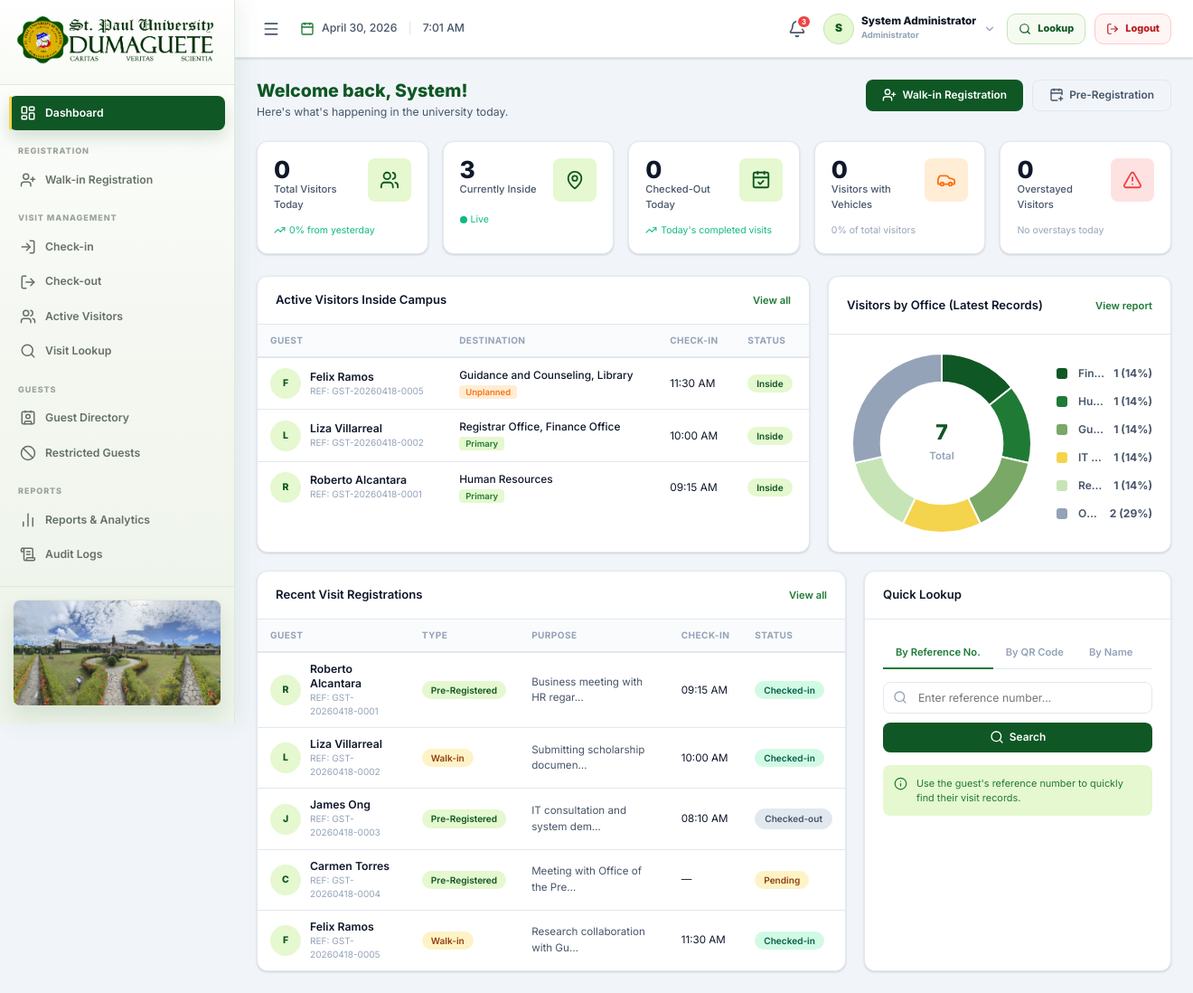
Screenshot of /public/dashboard/admin.php (signed in) with the database file from the repository.
### tables this page shows
CREATE TABLE IF NOT EXISTS `guest_visits` (
  `visit_id` INT(11) NOT NULL AUTO_INCREMENT,
  `guest_id` INT(11) NOT NULL,
  `visit_reference` VARCHAR(30) NOT NULL UNIQUE,        
  `qr_token` VARCHAR(100) DEFAULT NULL UNIQUE,          
  `registration_type` ENUM('pre_registered','walk_in') NOT NULL DEFAULT 'walk_in',
  `purpose_of_visit` TEXT NOT NULL,
  `visit_date` DATE NOT NULL,                           
  `expected_time_in` TIME DEFAULT NULL,                 
  `expected_time_out` TIME DEFAULT NULL,                
  `actual_check_in` DATETIME DEFAULT NULL,              
  `actual_check_out` DATETIME DEFAULT NULL,             
  `overall_status` ENUM('pending','checked_in','checked_out','cancelled','overstayed') NOT NULL DEFAULT 'pending',
  `has_vehicle` TINYINT(1) NOT NULL DEFAULT 0,
  `pass_number` VARCHAR(50) DEFAULT NULL,               
  `processed_by_guard_id` INT(11) DEFAULT NULL,         
  `notes` TEXT DEFAULT NULL,
  `created_at` DATETIME NOT NULL DEFAULT CURRENT_TIMESTAMP,
  `updated_at` DATETIME NOT NULL DEFAULT CURRENT_TIMESTAMP ON UPDATE CURRENT_TIMESTAMP,
  PRIMARY KEY (`visit_id`),
  FOREIGN KEY (`guest_id`) REFERENCES `guests`(`guest_id`) ON DELETE RESTRICT ON UPDATE CASCADE,
  FOREIGN KEY (`processed_by_guard_id`) REFERENCES `users`(`user_id`) ON DELETE SET NULL ON UPDATE CASCADE,
  INDEX `idx_visit_ref` (`visit_reference`),
  INDEX `idx_visit_qr` (`qr_token`),
  INDEX `idx_visit_date` (`visit_date`),
  INDEX `idx_visit_status` (`overall_status`)
);

CREATE TABLE IF NOT EXISTS `guests` (
  `guest_id` INT(11) NOT NULL AUTO_INCREMENT,
  `full_name` VARCHAR(150) NOT NULL,
  `contact_number` VARCHAR(20) DEFAULT NULL,
  `email` VARCHAR(150) DEFAULT NULL,
  `organization` VARCHAR(150) DEFAULT NULL,             
  `address` TEXT DEFAULT NULL,
  `id_type` VARCHAR(80) DEFAULT NULL,                   
  `id_number_masked` VARCHAR(50) DEFAULT NULL,          
  `photo_filename` VARCHAR(255) DEFAULT NULL,           
  `is_restricted` TINYINT(1) NOT NULL DEFAULT 0,        
  `restriction_reason` TEXT DEFAULT NULL,
  `created_at` DATETIME NOT NULL DEFAULT CURRENT_TIMESTAMP,
  `updated_at` DATETIME NOT NULL DEFAULT CURRENT_TIMESTAMP ON UPDATE CURRENT_TIMESTAMP,
  PRIMARY KEY (`guest_id`),
  INDEX `idx_guest_name` (`full_name`),
  INDEX `idx_guest_contact` (`contact_number`)
);

### public/dashboard/admin.php (the view, shortened to what the rows shown need)
<?php
require_once __DIR__ . '/../../includes/helpers.php';
$db = getDB();
$today = date('Y-m-d');
$activeStmt = $db->prepare("
    SELECT gv.visit_id, gv.visit_reference, gv.actual_check_in, gv.registration_type,
           g.full_name AS guest_name,
           GROUP_CONCAT(o.office_name ORDER BY vd.sequence_no SEPARATOR ', ') AS destinations,
           MAX(CASE WHEN vd.is_unplanned=1 THEN 'Unplanned' ELSE 'Primary' END) AS dest_type
    FROM guest_visits gv
    JOIN guests g ON gv.guest_id=g.guest_id
    LEFT JOIN visit_destinations vd ON gv.visit_id=vd.visit_id
    LEFT JOIN offices o ON vd.office_id=o.office_id
    WHERE gv.overall_status='checked_in'
    GROUP BY gv.visit_id
    ORDER BY gv.actual_check_in DESC
    LIMIT 5
");
$activeStmt->execute();
$activeVisitors = $activeStmt->fetchAll();
$recentStmt = $db->prepare("
    SELECT gv.visit_id, gv.visit_reference, gv.registration_type, gv.overall_status,
           gv.actual_check_in, gv.purpose_of_visit,
           g.full_name AS guest_name
    FROM guest_visits gv
    JOIN guests g ON gv.guest_id=g.guest_id
    ORDER BY gv.created_at DESC LIMIT 5
");
$recentStmt->execute();
$recentVisits = $recentStmt->fetchAll();
$officeStmt = $db->prepare("
    SELECT o.office_name, COUNT(vd.destination_id) AS total
    FROM visit_destinations vd
    JOIN offices o ON vd.office_id=o.office_id
    JOIN guest_visits gv ON vd.visit_id=gv.visit_id
    WHERE gv.visit_date=:d
    GROUP BY o.office_id ORDER BY total DESC
");
$officeStmt->execute([':d'=>$today]);
$byOffice = $officeStmt->fetchAll();
if (empty($byOffice)) {
    $latestVisitDate = $db->query("SELECT MAX(visit_date) FROM guest_visits")->fetchColumn();
    if ($latestVisitDate) {
        $officeStmt->execute([':d' => $latestVisitDate]);
        $byOffice = $officeStmt->fetchAll();
    }
}
$officeChartRows = array_slice($byOffice, 0, 5);
if (count($byOffice) > 5) {
    $otherTotal = array_sum(array_map('intval', array_column(array_slice($byOffice, 5), 'total')));
    $officeChartRows[] = ['office_name' => 'Others', 'total' => $otherTotal];
}
include __DIR__ . '/../../includes/header.php';
?>
<div style="display:grid;grid-template-columns:1fr 380px;gap:20px;margin-bottom:20px;">
  <div class="card">
    <div class="card-body p-0">
      <table class="data-table">
        <thead><tr>
          <th>Guest</th><th>Destination</th><th>Check-In</th><th>Status</th>
        </tr></thead>
        <tbody>
        <?php if (empty($activeVisitors)): ?>
        <tr><td colspan="4" style="text-align:center;padding:32px;color:var(--text-m);">No active visitors right now.</td></tr>
        <?php else: foreach ($activeVisitors as $v): ?>
        <tr>
          <td>
            <div class="guest-cell">
              <div class="guest-avatar"><?= strtoupper(substr($v['guest_name'],0,1)) ?></div>
              <div>
                <div class="guest-name"><?= htmlspecialchars($v['guest_name']) ?></div>
                <div class="guest-ref">REF: <?= htmlspecialchars($v['visit_reference']) ?></div>
              </div>
            </div>
          </td>
          <td>
            <div style="font-size:.85rem;font-weight:500;"><?= htmlspecialchars($v['destinations'] ?? '—') ?></div>
            <span class="badge-tag <?= ($v['dest_type'] === 'Unplanned') ? 'unplanned' : '' ?>"
                  style="font-size:.68rem;padding:2px 7px;border-radius:4px;font-weight:600;
                         background:<?= ($v['dest_type']==='Unplanned') ? 'var(--orange-l)' : 'var(--accent-l)' ?>;
                         color:<?= ($v['dest_type']==='Unplanned') ? 'var(--orange)' : 'var(--accent)' ?>;">
              <?= $v['dest_type'] ?>
            </span>
          </td>
          <td style="font-size:.85rem;"><?= formatTime($v['actual_check_in']) ?></td>
          <td><span class="badge badge-inside">Inside</span></td>
        </tr>
        <?php endforeach; endif; ?>
        </tbody>
      </table>
    </div>
  </div>
</div>
<div style="display:grid;grid-template-columns:1fr 340px;gap:20px;">
  <div class="card">
    <div class="card-body p-0">
      <table class="data-table">
        <thead><tr>
          <th>Guest</th><th>Type</th><th>Purpose</th><th>Check-In</th><th>Status</th>
        </tr></thead>
        <tbody>
        <?php if (empty($recentVisits)): ?>
        <tr><td colspan="5" style="text-align:center;padding:32px;color:var(--text-m);">No recent visits.</td></tr>
        <?php else: foreach ($recentVisits as $v): ?>
        <tr>
          <td>
            <div class="guest-cell">
              <div class="guest-avatar">
                <?= strtoupper(substr($v['guest_name'],0,1)) ?>
              </div>
              <div>
                <div class="guest-name"><?= htmlspecialchars($v['guest_name']) ?></div>
                <div class="guest-ref">REF: <?= htmlspecialchars($v['visit_reference']) ?></div>
              </div>
            </div>
          </td>
          <td>
            <span class="badge <?= $v['registration_type']==='walk_in' ? 'badge-warning' : 'badge-blue' ?>">
              <?= $v['registration_type']==='walk_in' ? 'Walk-in' : 'Pre-Registered' ?>
            </span>
          </td>
          <td style="font-size:.83rem;color:var(--text-s);"><?= htmlspecialchars(substr($v['purpose_of_visit'],0,30)) ?>…</td>
          <td style="font-size:.83rem;"><?= formatTime($v['actual_check_in']) ?></td>
          <td>
            <?php
            $sc = match($v['overall_status']) {
              'checked_in'  => 'badge-success',
              'checked_out' => 'badge-secondary',
              'pending'     => 'badge-warning',
              default       => 'badge-secondary',
            };
            $sl = match($v['overall_status']) {
              'checked_in'  => 'Checked-in',
              'checked_out' => 'Checked-out',
              'pending'     => 'Pending',
              default       => ucfirst($v['overall_status']),
            };
            ?>
            <span class="badge <?= $sc ?>"><?= $sl ?></span>
          </td>
        </tr>
        <?php endforeach; endif; ?>
        </tbody>
      </table>
    </div>
  </div>
</div>
<?php include __DIR__ . '/../../includes/footer.php'; ?>
<script>
// Donut chart
const officeCtx = document.getElementById('officeChart');
if (officeCtx) {
  const officeLabels = <?= json_encode(array_column($officeChartRows, 'office_name')) ?>;
  const officeData = <?= json_encode(array_map('intval', array_column($officeChartRows, 'total'))) ?>;
  const hasOfficeData = officeData.length > 0 && officeData.some(v => v > 0);
  new Chart(officeCtx, {
    type: 'doughnut',
    data: {
      labels: hasOfficeData ? officeLabels : ['No data'],
      datasets: [{
        data: hasOfficeData ? officeData : [1],
        backgroundColor: hasOfficeData ? ['#0f5724','#1f7a35','#7aa866','#f4d44d','#c7e4b6','#94a3b8'] : ['#e2e8f0'],
        borderWidth: 2,
        borderColor: '#fff',
        hoverOffset: 4,
      }]
    },
    options: {
      cutout: '68%',
      plugins: { legend: { display: false }, tooltip: { callbacks: {
        label: ctx => hasOfficeData ? ' ' + ctx.label + ': ' + ctx.parsed : ' No visit destinations yet'
      }}},
      maintainAspectRatio: false,
    }
  });
}
// Lookup tabs
const tabs = document.querySelectorAll('.lookup-tab');
const placeholders = { ref: 'Enter reference number...', qr: 'Enter QR token...', name: 'Enter guest name...' };
tabs.forEach(t => t.addEventListener('click', function() {
  tabs.forEach(x => x.classList.remove('active'));
  this.classList.add('active');
  document.getElementById('lookupInput').placeholder = placeholders[this.dataset.tab] || '';
}));
lucide.createIcons();
</script>

### rows the page displays
guest_visits: guest.full_name "F", guest.full_name "Felix Ramos", visit_reference "GST-20260418-0005", destinations "Guidance and Counseling, Library", dest_type "Unplanned", actual_check_in "11:30 AM", registration_type "Walk-in", purpose_of_visit "Research collaboration with Gu", overall_status "Checked-in"
guest_visits: guest.full_name "L", guest.full_name "Liza Villarreal", visit_reference "GST-20260418-0002", destinations "Registrar Office, Finance Office", dest_type "Primary", actual_check_in "10:00 AM", registration_type "Walk-in", purpose_of_visit "Submitting scholarship documen", overall_status "Checked-in"
guest_visits: guest.full_name "R", guest.full_name "Roberto Alcantara", visit_reference "GST-20260418-0001", destinations "Human Resources", dest_type "Primary", actual_check_in "09:15 AM", registration_type "Pre-Registered", purpose_of_visit "Business meeting with HR regar", overall_status "Checked-in"
guest_visits: guest.full_name "J", guest.full_name "James Ong", visit_reference "GST-20260418-0003", registration_type "Pre-Registered", purpose_of_visit "IT consultation and system dem", actual_check_in "08:10 AM", overall_status "Checked-out"
guest_visits: guest.full_name "C", guest.full_name "Carmen Torres", visit_reference "GST-20260418-0004", registration_type "Pre-Registered", purpose_of_visit "Meeting with Office of the Pre", actual_check_in "—", overall_status "Pending"

### other values shown
substr(currentUserName(), 0, 1) "S"
currentUserName() "System Administrator"
statusLabel(currentUserRole()) "Administrator"
$quickActionLabel "Lookup"
explode(' ', currentUserName())[0] "System"
$totalToday "0"
abs($pctChange) "0"
$insideNow "3"
$checkedOutToday "0"
$withVehicle "0"
$overstayed "0"
$officeChartTitle "Visitors by Office (Latest Records)"
$o['office_name'] "Fi…"
$o['total'] "1"
$pct "14"
